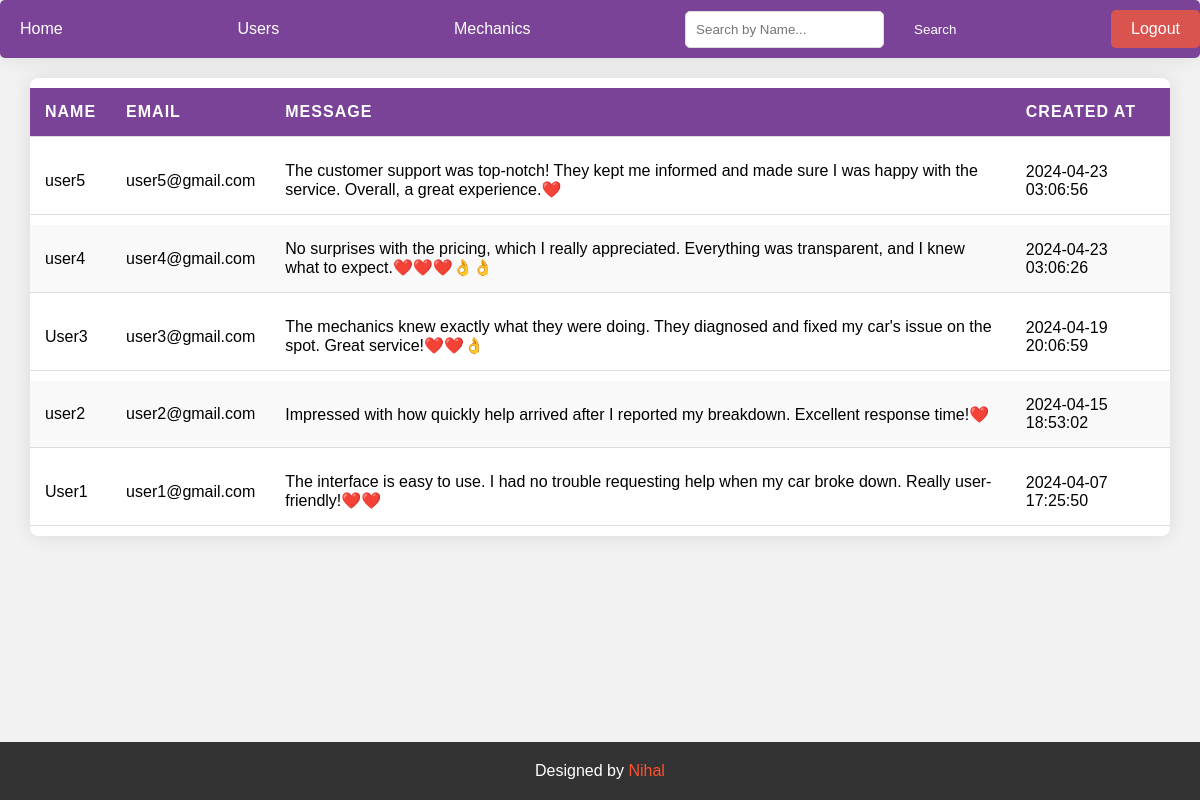
/feedback_info.php, run on the app's committed database.
### tables this page shows
CREATE TABLE `feedback` (
  `id` int(11) NOT NULL,
  `name` varchar(255) NOT NULL,
  `email` varchar(255) NOT NULL,
  `message` text NOT NULL,
  `created_at` timestamp NOT NULL DEFAULT current_timestamp()
);

### feedback_info.php (the view, shortened to what this page needs)
<?php
$host = 'localhost';
$db = 'vehicle_breakdown';
$user = 'root';
$pass = '';
$charset = 'utf8mb4';
$dsn = "mysql:host=$host;dbname=$db;charset=$charset";
$options = [
    PDO::ATTR_ERRMODE => PDO::ERRMODE_EXCEPTION,
    PDO::ATTR_DEFAULT_FETCH_MODE => PDO::FETCH_ASSOC,
    PDO::ATTR_EMULATE_PREPARES => false,
];
try {
    $pdo = new PDO($dsn, $user, $pass, $options);
} catch (\PDOException $e) {
    throw new \PDOException($e->getMessage(), (int)$e->getCode());
}
$search = isset($_GET['search']) ? $_GET['search'] : '';
if (!empty($search)) {
    $stmt = $pdo->prepare('SELECT * FROM feedback WHERE name LIKE :search ORDER BY created_at DESC');
    $stmt->execute(['search' => '%' . $search . '%']);
    $feedbacks = $stmt->fetchAll();
    if (empty($feedbacks)) {
        $message = "Name not found";
    }
} else {
    $stmt = $pdo->query('SELECT * FROM feedback ORDER BY created_at DESC');
    $feedbacks = $stmt->fetchAll();
}
?>
<!DOCTYPE html>
<html lang="en">
<head>
</head>
<body>
    <div class="navbar">
        <a href="admin_dashboard.php">Home</a>
        <a href="users_info.php">Users</a>
        <a href="mechanics_info.php">Mechanics</a>
        <form action="" method="GET" class="search-form">
            <input type="text" name="search" placeholder="Search by Name..." value="<?php echo htmlspecialchars($search); ?>">
            <input type="submit" value="Search">
        </form>
        <a href="login.php" class="logout">Logout</a>
    </div>
    <table>
        <thead>
            <tr>
                <th>Name</th>
                <th>Email</th>
                <th>Message</th>
                <th>Created At</th>
            </tr>
        </thead>
        <tbody>
            <?php foreach ($feedbacks as $feedback): ?>
            <tr>
                <td><?php echo htmlspecialchars($feedback['name']); ?></td>
                <td><?php echo htmlspecialchars($feedback['email']); ?></td>
                <td><?php echo htmlspecialchars($feedback['message']); ?></td>
                <td><?php echo htmlspecialchars($feedback['created_at']); ?></td>
            </tr>
            <?php endforeach; ?>
        </tbody>
    </table>
    <footer>
        <p>Designed by <a href="https://github.com/Nihalht/NIHAL-HT">Nihal</a></p>
    </footer>
</body>
</html>

### feedback_info.php (style rules this page uses)
body { font-family: 'Arial', sans-serif; background-color: #f2f2f2; margin: 0; padding: 0; display: flex; flex-direction: column; min-height: 100vh; }
.navbar { width: 100%; background-color: #7b4397; padding: 10px 0; display: flex; justify-content: space-between; align-items: center; border-radius: 5px; box-shadow: 0 0 20px rgba(0, 0, 0, 0.1); }
.navbar a { color: white; text-decoration: none; padding: 10px 20px; border-radius: 5px; transition: background-color 0.3s ease; }
.logout { background-color: #d9534f; }
table { width: 95%; margin: 20px auto; border-collapse: separate; border-spacing: 0 10px; border-radius: 8px; overflow: hidden; box-shadow: 0 0 20px rgba(0, 0, 0, 0.1); background-color: #fff; }
th, td { padding: 15px; text-align: left; border-bottom: 1px solid #ddd; }
th { background-color: #7b4397; color: white; text-transform: uppercase; letter-spacing: 1px; font-weight: 600; }
tr:nth-child(even) { background-color: #f9f9f9; }
footer { width: 100%; background-color: #333; color: #fff; padding: 20px 0; text-align: center; position: relative; bottom: 0; z-index: 999; margin-top: auto; }
footer p { margin: 0; }
footer a { color: #ff512f; text-decoration: none; transition: color 0.3s ease; }
.search-form { display: flex; align-items: center; }
.search-form input[type="text"] { padding: 10px; margin-right: 10px; border-radius: 5px; border: 1px solid #ddd; }
.search-form input[type="submit"] { padding: 10px 20px; background-color: #7b4397; color: white; border: none; border-radius: 5px; cursor: pointer; transition: background-color 0.3s ease; }

### data on the page
feedback: name "user5", email "user5@gmail.com", message "The customer support was top-notch! They kept me informed and made sure I was happy with the service. Overall, a great experience.❤️", created_at "2024-04-23 03:06:56"
feedback: name "user4", email "user4@gmail.com", message "No surprises with the pricing, which I really appreciated. Everything was transparent, and I knew what to expect.❤️❤️❤️👌👌", created_at "2024-04-23 03:06:26"
feedback: name "User3", email "user3@gmail.com", message "The mechanics knew exactly what they were doing. They diagnosed and fixed my car's issue on the spot. Great service!❤️❤️👌", created_at "2024-04-19 20:06:59"
feedback: name "user2", email "user2@gmail.com", message "Impressed with how quickly help arrived after I reported my breakdown. Excellent response time!❤️", created_at "2024-04-15 18:53:02"
feedback: name "User1", email "user1@gmail.com", message "The interface is easy to use. I had no trouble requesting help when my car broke down. Really user-friendly!❤️❤️", created_at "2024-04-07 17:25:50"
